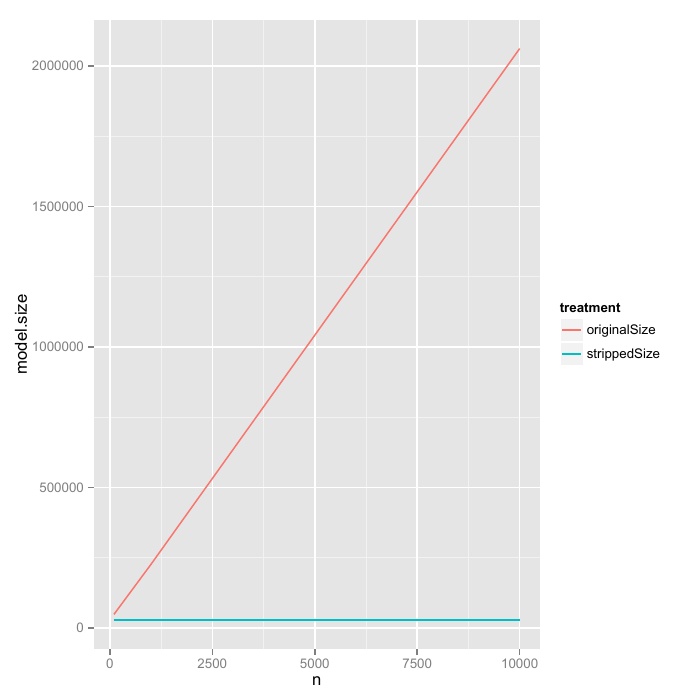

This chart was generated by the following R code:

library(plyr)
library(ggplot2)
library(reshape2)
set.seed(2325235)

synthFrame <- function(nrows) {
   d <- data.frame(xN=rnorm(nrows),
      xC=sample(c('a','b'),size=nrows,replace=TRUE))
   d$y <- (d$xN + ifelse(d$xC=='a',0.2,-0.2) + rnorm(nrows))>0.5
   d
}

dTrain <- synthFrame(100000)
dTest <- synthFrame(100)
model <- glm(y~xN+xC,data=dTrain,family=binomial(link='logit'))


mLength <- length(serialize(model,NULL))
print(paste('orig size',mLength))

dTest$pred1 <- predict(model,newdata=dTest,type='response')

# ggplot(data=dTest) + geom_density(aes(x=pred1,color=y))
# one way to hunt: lapply(cm,object.size)

stripGlmLR <- function(cm) {
   cm$residuals <- c()
   cm$fitted.values <- c()
   cm$y <- c()
   cm$data <- c()
   cm$model <- c()
   cm$linear.predictors <- c()
   cm$effects <- c()
   cm$weights <- c()
   cm$prior.weights <- c()
   cm$qr$qr <- c()
   attr(cm$formula,".Environment") <- c()
   cm$family$variance <- c()
   cm$family$dev.resids <- c()
   cm$family$aic <- c()
   cm$family$validmu <- c()
   cm$family$simulate <- c()
   attr(cm$terms,".Environment") <- c()
   cm
}

cm <- stripGlmLR(model)
dTest$pred2 <- predict(cm,newdata=dTest,type='response')

loss <- sum(abs(dTest$pred1-dTest$pred2))
print(paste('error',loss))

cLength <- length(serialize(cm,NULL))
print(paste('reduced size',cLength))
print(paste('size ratio',cLength/mLength))

# more leaks are found if the work is done in a function 
# which creates local environments
# preventing later changes from masking size changes
# confusing sizes
doWork <- function(n) {
  dTraini <- synthFrame(n)
  modeli <- glm(y~xN+xC,data=dTraini,family=binomial(link='logit'))
  data.frame(n=n,
     originalSize=length(serialize(modeli,NULL)),
     strippedSize=length(serialize(stripGlmLR(modeli),NULL)))
}

plotFrame <- adply(seq(100,10000,100),1,doWork)
plotFrame <- plotFrame[,setdiff(colnames(plotFrame),'X1')]

pf <- melt(plotFrame,id.vars='n',variable.name='treatment',value.name='model.size')
ggplot(data=pf,aes(x=n,y=model.size,color=treatment)) + geom_line()
ggsave(filename='glmLRmodelSizes.png')

# try glm.fit()
doWork2 <- function(n) {
  dTraini <- synthFrame(n)
  modeli <- glm.fit(y=dTraini$y,x=model.matrix(~xN+xC,dTraini),
     family=binomial(link='logit'))
  length(serialize(modeli,NULL))
}
plotFrame2 <- data.frame(n=seq(100,10000,100))
plotFrame2$fitSize <- sapply(plotFrame2$n,doWork2)
ggplot(data=plotFrame2,aes(x=n,y=fitSize)) + geom_line()
ggsave(filename='glmLRfitSizes.png')


